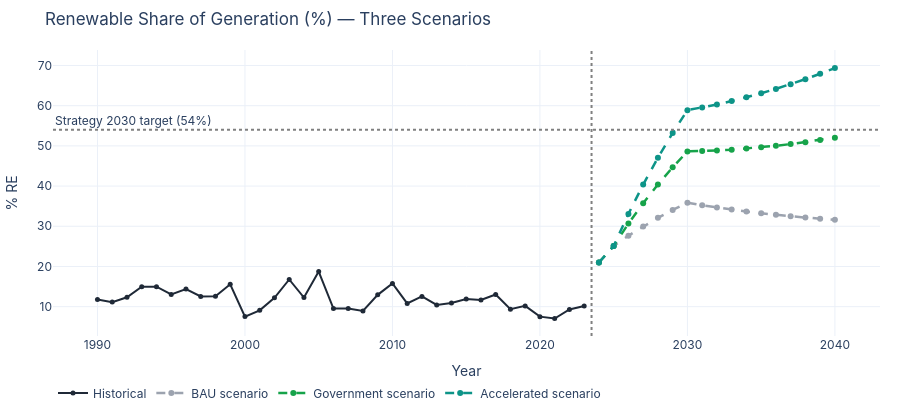

Notebook code cell kept with this figure:
### Code cell
# ── RE share scenarios ──
fig = go.Figure()
re_hist = df_c[['year','re_penetration_pct']].dropna()
fig.add_trace(hist_line(re_hist, 'year','re_penetration_pct',
                         'Historical', COLORS['history']))
for sc in ['BAU','Government','Accelerated']:
    sd = scenarios_fc[scenarios_fc['scenario']==sc]
    fig.add_trace(go.Scatter(x=sd['year'], y=sd['re_share_pct'], name=f'{sc} scenario',
                              line=dict(color=COLORS[sc], width=2.5, dash='dash')))
fig.add_hline(y=54, line=dict(dash='dot', color='grey'),
              annotation_text='Strategy 2030 target (54%)', annotation_position='top left')
fig.add_vline(x=2023.5, line=dict(dash='dot', color='grey'))
fig.update_layout(title='Renewable Share of Generation (%) — Three Scenarios',
                  yaxis_title='% RE', xaxis_title='Year', hovermode='x unified')
fig_re = to_div(fig, 'overview-re', 420)
fig.show()

### Figure 1 — Plotly figure (JSON) as saved in the notebook; plotly's stock layout.template omitted (floating-point values rounded to 4 significant figures)
{"data": [{"line": {"color": "#1f2937", "width": 2}, "marker": {"size": 5}, "mode": "lines+markers", "name": "Historical", "type": "scatter", "x": [1990, 1991, 1992, 1993, 1994, 1995, 1996, 1997, 1998, 1999, 2000, 2001, 2002, 2003, 2004, 2005, 2006, 2007, 2008, 2009, 2010, 2011, 2012, 2013, 2014, 2015, 2016, 2017, 2018, 2019, 2020, 2021, 2022, 2023], "y": [11.8, 11.13, 12.34, 14.97, 14.97, 13.04, 14.37, 12.54, 12.61, 15.56, 7.528, 9.083, 12.2, 16.76, 12.27, 18.73, 9.519, 9.52, 8.937, 12.94, 15.76, 10.8, 12.54, 10.43, 10.89, 11.89, 11.68, 13.04, 9.376, 10.19, 7.517, 7.037, 9.316, 10.18]}, {"line": {"color": "#9ca3af", "dash": "dash", "width": 2.5}, "name": "BAU scenario", "type": "scatter", "x": [2024, 2025, 2026, 2027, 2028, 2029, 2030, 2031, 2032, 2033, 2034, 2035, 2036, 2037, 2038, 2039, 2040], "y": [20.99, 25.1, 27.65, 29.97, 32.1, 34.06, 35.87, 35.24, 34.67, 34.15, 33.67, 33.24, 32.85, 32.5, 32.17, 31.88, 31.62]}, {"line": {"color": "#16a34a", "dash": "dash", "width": 2.5}, "name": "Government scenario", "type": "scatter", "x": [2024, 2025, 2026, 2027, 2028, 2029, 2030, 2031, 2032, 2033, 2034, 2035, 2036, 2037, 2038, 2039, 2040], "y": [20.99, 25.1, 30.66, 35.73, 40.39, 44.66, 48.62, 48.7, 48.85, 49.05, 49.32, 49.65, 50.03, 50.45, 50.93, 51.46, 52.04]}, {"line": {"color": "#0d9488", "dash": "dash", "width": 2.5}, "name": "Accelerated scenario", "type": "scatter", "x": [2024, 2025, 2026, 2027, 2028, 2029, 2030, 2031, 2032, 2033, 2034, 2035, 2036, 2037, 2038, 2039, 2040], "y": [20.99, 25.1, 33.08, 40.37, 47.06, 53.2, 58.88, 59.55, 60.3, 61.14, 62.07, 63.08, 64.17, 65.34, 66.6, 67.94, 69.36]}], "layout": {"annotations": [{"showarrow": false, "text": "Strategy 2030 target (54%)", "x": 0, "xanchor": "left", "xref": "x domain", "y": 54, "yanchor": "bottom", "yref": "y"}], "font": {"family": "-apple-system, system-ui, sans-serif", "size": 12}, "height": 420, "hovermode": "x unified", "legend": {"orientation": "h", "x": 0, "xanchor": "left", "y": -0.25, "yanchor": "bottom"}, "margin": {"b": 40, "l": 50, "r": 20, "t": 50}, "shapes": [{"line": {"color": "grey", "dash": "dot"}, "type": "line", "x0": 0, "x1": 1, "xref": "x domain", "y0": 54, "y1": 54, "yref": "y"}, {"line": {"color": "grey", "dash": "dot"}, "type": "line", "x0": 2024.0, "x1": 2024.0, "xref": "x", "y0": 0, "y1": 1, "yref": "y domain"}], "title": {"text": "Renewable Share of Generation (%) — Three Scenarios"}, "xaxis": {"title": {"text": "Year"}}, "yaxis": {"title": {"text": "% RE"}}}}
